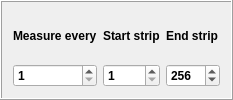
       <widget class="QFrame" name="frame_6">
        <property name="maximumSize">
         <size>
          <width>16777215</width>
          <height>100</height>
         </size>
        </property>
        <property name="font">
         <font>
          <weight>75</weight>
          <bold>true</bold>
         </font>
        </property>
        <property name="styleSheet">
         <string notr="true"/>
        </property>
        <property name="frameShape">
         <enum>QFrame::Box</enum>
        </property>
        <property name="frameShadow">
         <enum>QFrame::Raised</enum>
        </property>
        <layout class="QGridLayout" name="gridLayout_7">
         <item row="1" column="0">
          <widget class="QLabel" name="max_voltage_label_CV_4">
           <property name="text">
            <string>Measure every</string>
           </property>
          </widget>
         </item>
         <item row="1" column="1">
          <widget class="QLabel" name="complience_label_CV_4">
           <property name="text">
            <string>Start strip</string>
           </property>
          </widget>
         </item>
         <item row="2" column="1">
          <widget class="QDoubleSpinBox" name="Rpoly_Start_strip">
           <property name="decimals">
            <number>0</number>
           </property>
           <property name="minimum">
            <double>1.000000000000000</double>
           </property>
           <property name="maximum">
            <double>3000.000000000000000</double>
           </property>
           <property name="singleStep">
            <double>1.000000000000000</double>
           </property>
           <property name="value">
            <double>1.000000000000000</double>
           </property>
          </widget>
         </item>
         <item row="1" column="2">
          <widget class="QLabel" name="voltages_steps_label_CV_4">
           <property name="text">
            <string>End strip</string>
           </property>
          </widget>
         </item>
         <item row="2" column="2">
          <widget class="QDoubleSpinBox" name="Rpoly_End_strip">
           <property name="buttonSymbols">
            <enum>QAbstractSpinBox::UpDownArrows</enum>
           </property>
           <property name="decimals">
            <number>0</number>
           </property>
           <property name="minimum">
            <double>1.000000000000000</double>
           </property>
           <property name="maximum">
            <double>3000.000000000000000</double>
           </property>
           <property name="value">
            <double>256.000000000000000</double>
           </property>
          </widget>
         </item>
         <item row="2" column="0">
          <widget class="QDoubleSpinBox" name="Rploy_every">
           <property name="decimals">
            <number>0</number>
           </property>
           <property name="minimum">
            <double>1.000000000000000</double>
           </property>
           <property name="maximum">
            <double>3000.000000000000000</double>
           </property>
           <property name="singleStep">
            <double>1.000000000000000</double>
           </property>
           <property name="value">
            <double>1.000000000000000</double>
           </property>
          </widget>
         </item>
        </layout>
       </widget>
